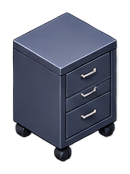
#> input picture 03_drawer_cabinet_mobile_0.png, 130 x 174 px; its folder holds only this picture in this run
$ python build_architecture_pack.py --inputs ../../../../03_drawer_cabinet_mobile_0.png --source ../../../../03_drawer_cabinet_mobile_0.png --output out.png
#> lines starting #> are read from the running program, lines starting #| are printed output that depends on the picture
"""Build shared PBR atlases and UV-ready GLBs without changing their node hierarchy.

Dependencies: numpy, Pillow, scipy. Run with --inputs, --source, and --output.
The supplied GLBs are read-only. All output is written to a new directory.
"""
from __future__ import annotations

import argparse
import copy
import csv
import hashlib
import io
import json
import struct
from pathlib import Path

import numpy as np
from PIL import Image, ImageDraw, ImageFont
from scipy.ndimage import gaussian_filter

TILES = [
    ("painted_plaster", "Окрашенная штукатурка", 0.82, 0.0, 0.00012),
    ("column_paint", "Светло-серая колонна", 0.72, 0.0, 0.00006),
    ("graphite_coating", "Графитовые рамы и профили", 0.57, 0.0, 0.000045),
    ("graphite_door", "Тёмное дверное полотно", 0.61, 0.0, 0.000025),
    ("brushed_steel", "Шлифованный металл", 0.34, 1.0, 0.000018),
    ("oak_longitudinal", "Дуб: продольные волокна", 0.60, 0.0, 0.00008),
    ("oak_endgrain", "Дуб: торцы", 0.67, 0.0, 0.00010),
    ("ivory_coating", "Светлое покрытие / VECTRION", 0.62, 0.0, 0.000035),
]
COMPONENTS = {5120: np.dtype('i1'), 5121: np.dtype('u1'), 5122: np.dtype('<i2'),
              5123: np.dtype('<u2'), 5125: np.dtype('<u4'), 5126: np.dtype('<f4')}
WIDTHS = {"SCALAR": 1, "VEC2": 2, "VEC3": 3, "VEC4": 4, "MAT4": 16}


# [57 lines left out: functions load_glb, accessor, append_accessor, write_glb, not called in this run]


def normalize(values):
    return values / np.maximum(np.linalg.norm(values, axis=-1, keepdims=True), 1e-12)


# [65 lines left out: functions node_matrix, mesh_reference_matrices, select_tile, not called in this run]


def make_atlases(source, output, period_m=4.0):
#> called with period_m = 4
    source = Image.open(source).convert('RGB')
    resolution, gutter = 4096, 32
    cell = resolution // 4
    inner = cell - 2 * gutter
    color_atlas = np.zeros((cell*2, cell*4, 3), dtype=np.uint8)
    normal_atlas = np.zeros_like(color_atlas)
    orm_atlas = np.zeros_like(color_atlas)
    rng = np.random.default_rng(20261008)
    for i, (name, title, roughness, metalness, relief_m) in enumerate(TILES):
        col, row = i % 4, i // 4
        # Avoid pixels at AI source sheet boundaries; layout is deterministic.
        rect = (round(col*source.width/4)+3, round(row*source.height/2)+3,
                round((col+1)*source.width/4)-3, round((row+1)*source.height/2)-3)
        tile = np.asarray(source.crop(rect).resize((inner, inner), Image.Resampling.LANCZOS), dtype=float)/255
        luminance = np.mean(tile, axis=2)
        fine = luminance - gaussian_filter(luminance, 8)
        fine /= max(float(np.std(fine)), 0.005)
        micro = gaussian_filter(rng.normal(size=(inner, inner)), 0.8)
        micro /= max(float(np.std(micro)), 0.01)
        height = gaussian_filter(0.7*fine + 0.3*micro, 0.65) * relief_m
        if name in ["brushed_steel", "worn_steel"]:
            lines = gaussian_filter(rng.normal(size=(inner, inner)), (8, 0.7))
            height = lines / max(float(np.std(lines)), 0.01) * relief_m
        # A modest fine relief field; normal and roughness share the same detail.
        dy, dx = np.gradient(height, period_m / inner)
        normal = normalize(np.stack((-dx, -dy, np.ones_like(dx)), axis=-1))
        normal = np.round((normal * 0.5 + 0.5)*255).clip(0, 255).astype(np.uint8)
        rough = np.clip(roughness + 0.018 * np.clip(fine, -2, 2), 0, 1)
        # No object-specific AO is baked into reusable surface textures.
        orm = np.stack((np.ones_like(rough), rough, np.full_like(rough, metalness)), axis=-1)
        orm = np.round(orm * 255).astype(np.uint8)
        # Native output microvariation is restrained; avoid adding baked lighting.
        tile = np.clip(tile + micro[..., None]*0.0012, 0, 1)
        color = np.round(tile*255).astype(np.uint8)
        for dest, content in [(color_atlas, color), (normal_atlas, normal), (orm_atlas, orm)]:
            padded = np.pad(content, ((gutter, gutter), (gutter, gutter), (0, 0)), mode='edge')
            dest[row*cell:(row+1)*cell, col*cell:(col+1)*cell] = padded
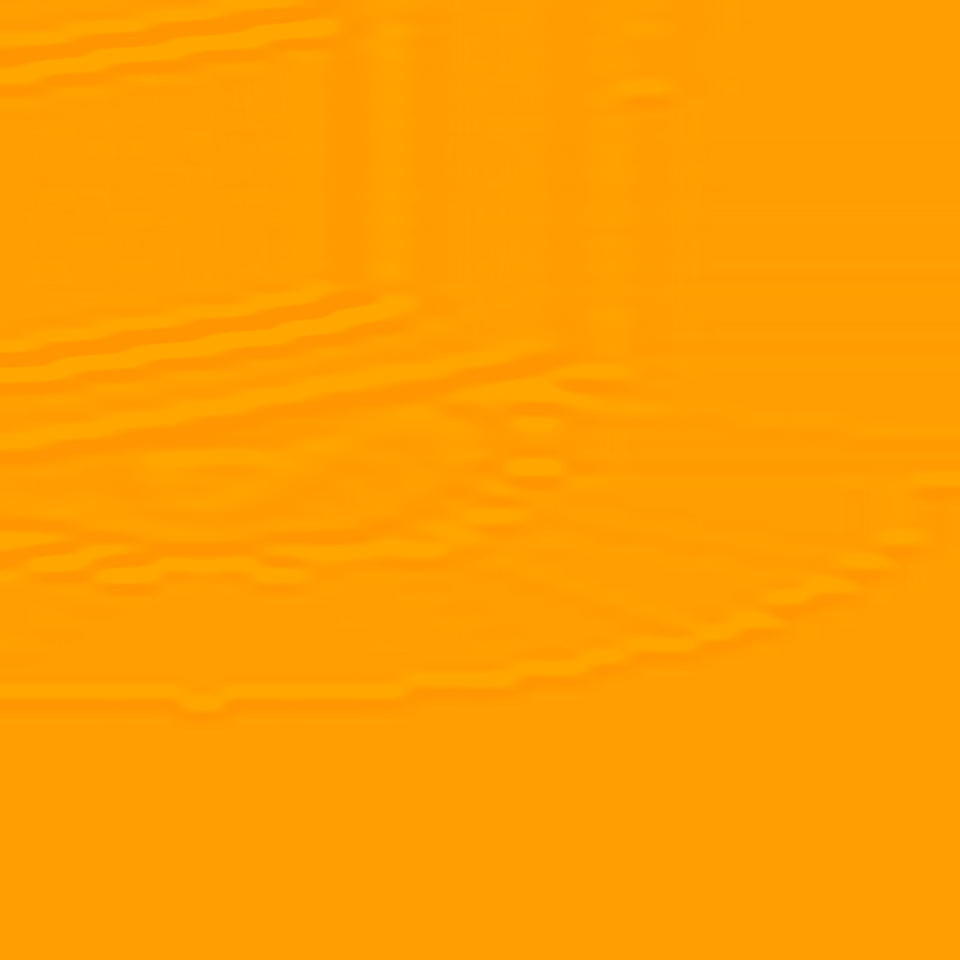
#> content: shape (960, 960, 3); mean R, G, B 255, 158, 0
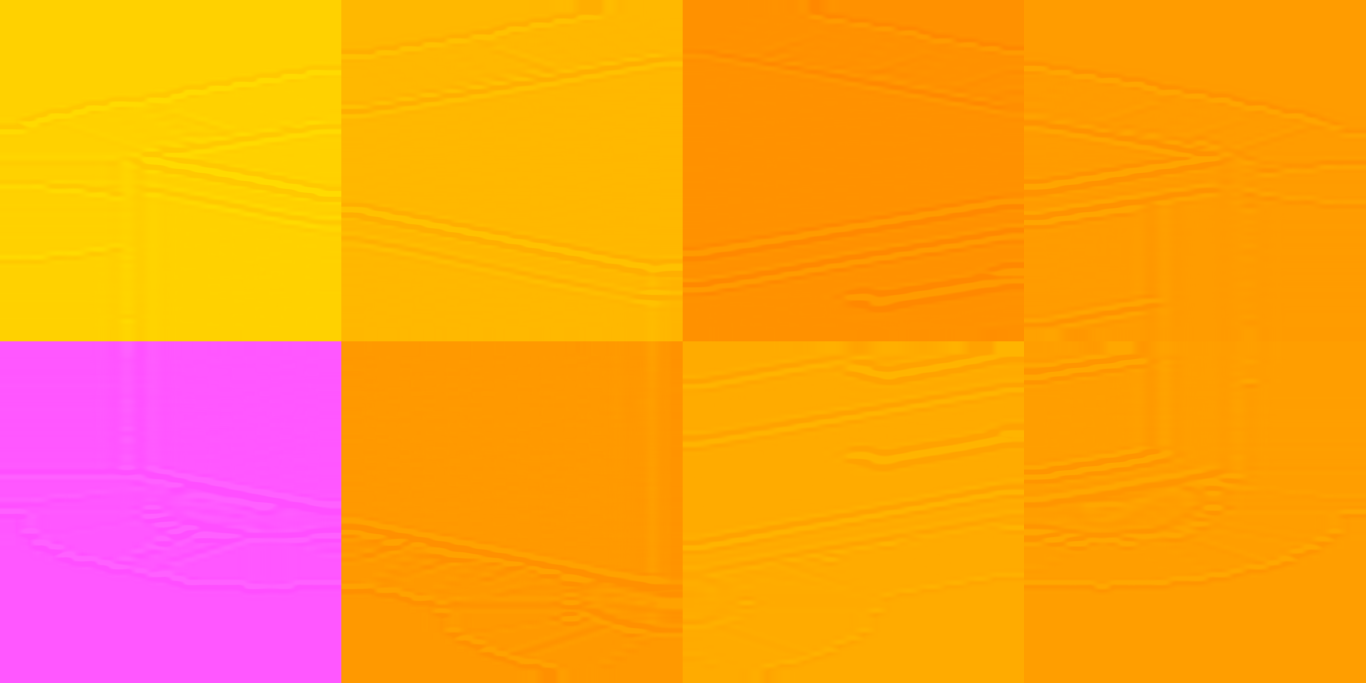
#> dest: shape (2048, 4096, 3) (shown at 1/3 size); mean R, G, B 255, 157.7, 31.9
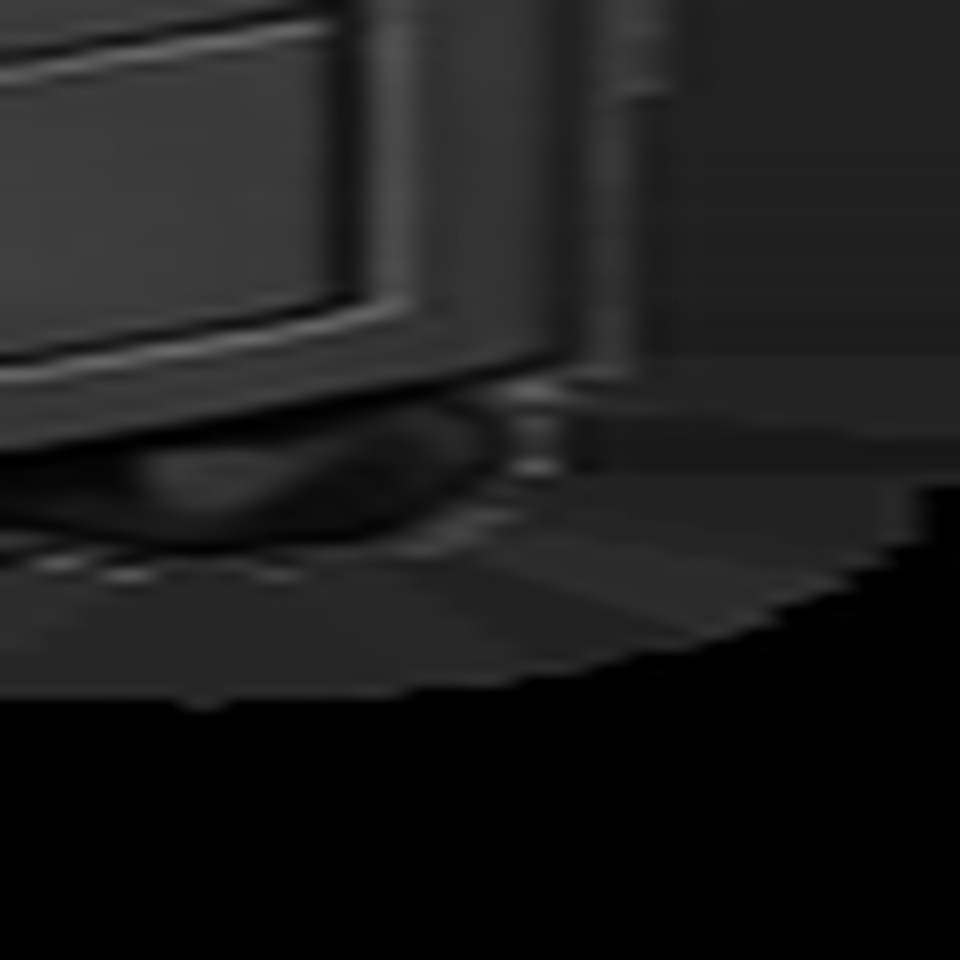
#> luminance: shape (960, 960) float64; min 0, max 0.416, mean 0.112
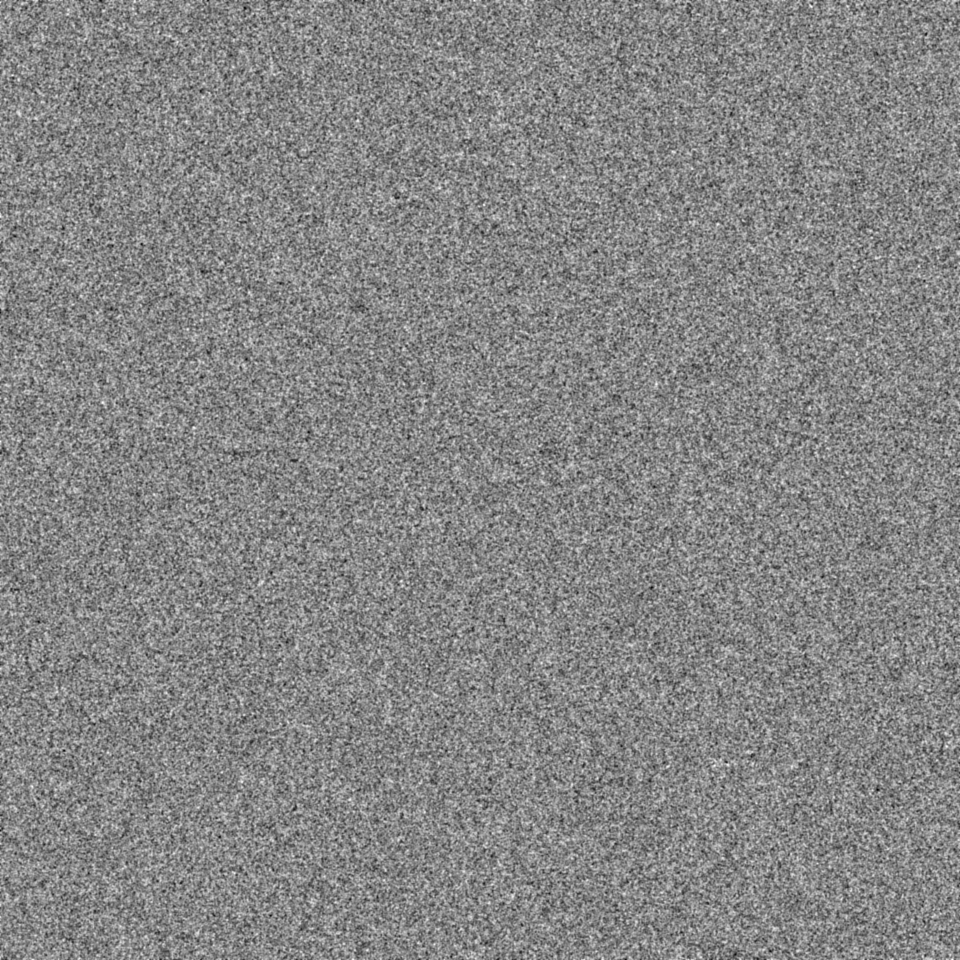
#> micro: shape (960, 960) float64; min -4.98, max 4.5, mean 0.00885; drawn with min black and max white
    texture_dir = output/'textures'
    master_dir = texture_dir/'master_4k'
    master_dir.mkdir(parents=True, exist_ok=True)
    for key, array in [('albedo', color_atlas), ('normal', normal_atlas), ('orm', orm_atlas)]:
        full = Image.fromarray(array)
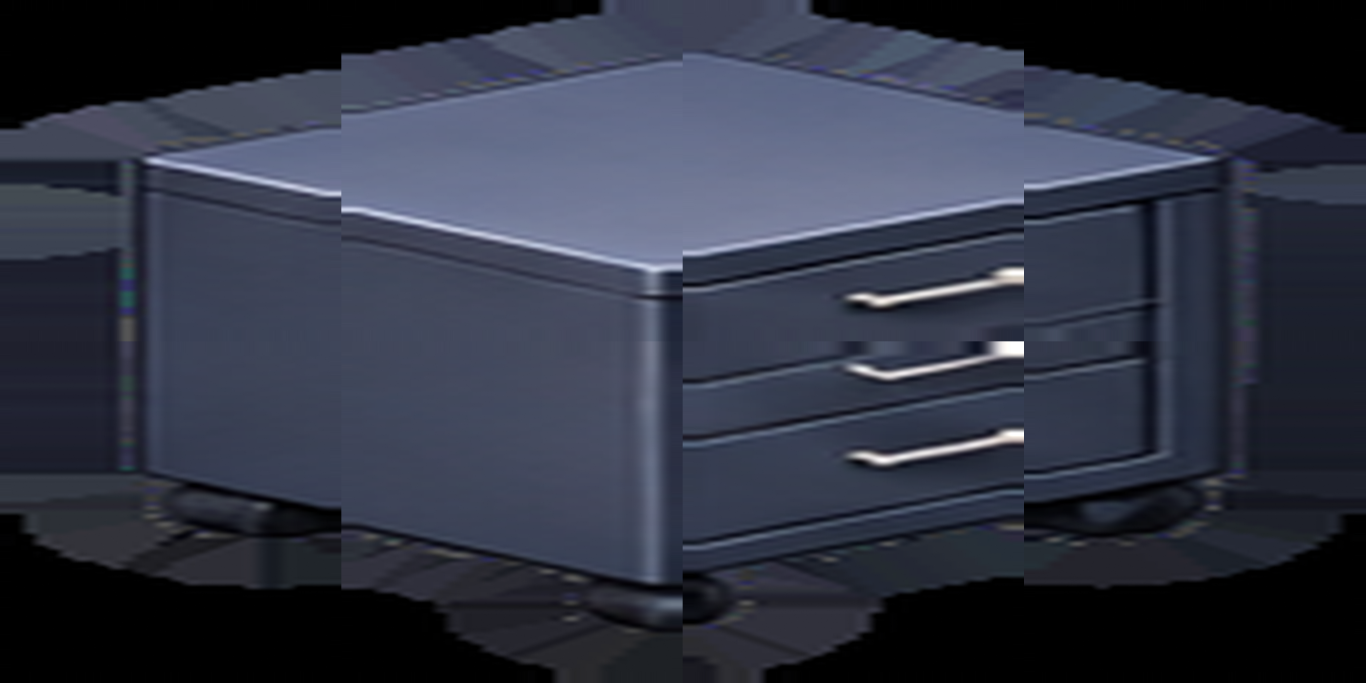
#> full: PIL image 4096x2048 RGB (shown at 1/3 size); mean R, G, B 48.3, 52.7, 67.1
        encoded=io.BytesIO()
        full.save(encoded,format='PNG',compress_level=6)
        full_path=master_dir/f'architecture_{key}_4k.png'
        full_path.write_bytes(encoded.getvalue())
#> (the run stopped early here; a loop or call above may not have finished)
